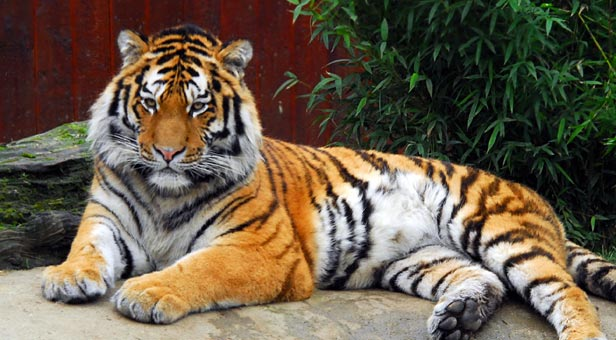
%> input picture Project 3/tiger1.jpg, 616 x 340 px
$ octave graphcut_example.m   (GNU Octave 9; MATLAB toolbox functions it lacks are replaced by stand-ins)
%> lines starting %> are read from the running program, lines starting %| are printed output that depends on the picture; in (x1, y1, x2, y2) boxes, pixels count from 0 and x2, y2 are one past the last pixel; in counts of white or black regions, pixels touching at a corner belong together; the program's own positions count from 1
%> further down, I is the input picture: size 340x616x3 uint8; mean R, G, B 106, 92.5, 74.4
### Project 3/graphcut_segm.m
function [ segm, prior ] = graphcut_segm(I, area, K, alpha, sigma)
%> called with area = [40 55 285 150], K = 16, alpha = 8, sigma = 10
% area = [ minx, miny, maxx, maxy ]

[h,w,c] = size(I);
%> h = 170; w = 308; c = 3
dw = area(3) - area(1) + 1;
dh = area(4) - area(2) + 1;
mask = uint8([zeros(area(2)-1,w); zeros(dh,area(1)-1), ones(dh,dw), ...
	     zeros(dh,w-area(3)); zeros(h-area(4),w)]);
Ivec = single(reshape(I, size(I,1)*size(I,2), 3));

grey = single(rgb2gray(I));
h = fspecial('gaussian', [7,7], 0.5);
grey = imfilter(grey, h);
h = fspecial('sobel');
dx = imfilter(grey, h/4);
dy = imfilter(grey, h/4');
grad = sqrt(dx.^2 + dy.^2);
edge = (alpha*sigma)*ones(size(grey)) ./ (grad + sigma);

tic
for l=1:3

    fprintf('Find Gaussian mixture models...\n');
    fprob = mixture_prob(I, K, 10, mask);
    bprob = mixture_prob(I, K, 10, 1-mask);
    prior = reshape(fprob ./ (fprob + bprob), size(I,1), size(I,2), 1);
    toc

    fprintf('Find minimum cut...\n');
    [u, erriter, i] = cmf_cut(prior, edge);
    mask = uint8(u>0.5);
    toc

end
%> this loop made 3 passes
%> i on passes 1 to 3: 99, 75, 50
%> pass 1, in cmf_cut, `Ct = abs(ur - ulab(2));`:
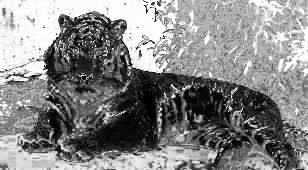
%> Ct: size 170x308 double; min 5.7e-06, max 1, mean 0.526

segm = int16(u>0.5) + 1;
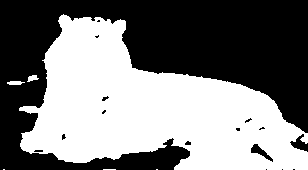
%> segm: size 170x308 int16; values 1 (black) and 2 (white), 48.7% white; 6 white regions (3 under 20 px), largest, box (x1, y1, x2, y2) and area: (19, 14, 308, 170) 25356, (7, 81, 25, 85) 56, (27, 75, 39, 82) 51

### Project 3/mixture_prob.m
function [prob] = mixture_prob (img, K, L, mask)


%Getting row and column information from the input image
img_rows = size(img, 1);
img_cols = size(img, 2);

%1- Let I be a set of pixels and V a set of K Guassian comp in 3D
%(R,G,B)---
I = im2double(reshape(img, img_rows * img_cols, 3));
M = reshape(mask, img_rows * img_cols, 1);

I_one = I(find(M == 1), :);
G = zeros(size(I_one, 1), K);

%2- Randomly initialize the K components using masked pixels---

[segmentation, centers] = kmeans_prob(I_one, K, L, 4321);
%Initializing Covariance Matrix
cov = cell(K, 1);
cov(:) = {rand * eye(3)};

%Initializing Weight vector
w = zeros(1, K);

for i = 1 : K
    w(i) = sum(segmentation == i) / size(segmentation, 1);
end


G1 = zeros(img_rows * img_cols, K);

%3- Iterate L times
for i = 1 : L

    %4- Expectation: Compute probabilities P_ik using masked pixels---

    for k = 1 : K
        mean_k = centers(k, :);
        cov_k = cov{k};
        diff = bsxfun(@minus, I_one, mean_k);
        %Gaussian Component Formulation
        G(:, k) = 1 / sqrt(det(cov_k) * (2 * pi) ^ 3) * exp(-0.5 * sum((diff * inv(cov_k) .* diff), 2));
    end

    p = bsxfun(@times, G, w);
    normed = sum(p, 2);
    p = bsxfun(@rdivide, p, normed);

    %5- Maximization: Update weights, means and covariances using masked
    %pixels---

    w = sum(p, 1) / size(p, 1);
    for k = 1 : K
        total = sum(p(:, k), 1);
        centers(k, :) = p(:, k)' * I_one / total;
        diff = bsxfun(@minus, I_one, centers(k, :));
        cov{k} = (diff' * bsxfun(@times, diff, p(:, k))) / total;
    end
end

%6- Compute probabilities p(c_i) in Eq.(3) for all pixels I---
for k = 1 : K
    mean_k = centers(k, :);
    cov_k = cov{k};
    diff = bsxfun(@minus, I, mean_k);
    G1(:, k) = 1 / sqrt(det(cov_k) * (2 * pi)^3) * exp(-1/2 * sum((diff * inv(cov_k) .* diff), 2));
end

%converting prob back to the input image format
prob_2D = sum(bsxfun(@times, G1, w), 2);
prob = reshape(prob_2D, img_rows, img_cols, 1);

end

### Project 3/cmf_cut.m
function [u, erriter, i] = cmf_cut(ur, alpha)
%
%   Performing the continuous max-flow algorithm to solve the
%   continuous min-cut problem in 2D
%
%   Usage: [u, erriter, i, timet] = CMF_Cut;
%
%   Inputs: there is no input since all data and parameters can be
%           adjusted within the program
%
%   Outputs:
%       - u: the final results u(x) in [0,1]. As the following paper,
%           the global binary result can be available by threshholding u
%           by any constant alpha in (0,1):
%
%           Nikolova, M.; Esedoglu, S.; Chan, T. F.
%           Algorithms for Finding Global Minimizers of Image Segmentation and Denoising Models
%           SIAM J. App. Math., 2006, 66, 1632-1648
%
%       - erriter: it returns the error evaluation of each iteration,
%           i.e. it shows the convergence rate. One can check the algorithm
%           performance.
%
%       - i: gives the total number of iterations, when the algorithm converges.
%
%       - timet: gives the total computation time.
%
%   Example:
%       >> [u, erriter, i, timet] = CMF_Cut;
%
%       >> us = max(u, beta);  % where beta in (0,1)
%
%       >> imagesc(us), colormap gray, axis image, axis off;figure(gcf)
%
%       >> figure, loglog(erriter,'DisplayName','erriterN');figure(gcf)
%
%
%
%   The original algorithm was proposed in the following papers:
%
%   [1] Yuan, J.; Bae, E.;  Tai, X.-C.
%       A Study on Continuous Max-Flow and Min-Cut Approaches
%       CVPR, 2010
%
%   [2] Yuan, J.; Bae, E.; Tai, X.-C.; Boycov, Y.
%       A study on continuous max-flow and min-cut approaches. Part I: Binary labeling
%       UCLA CAM, Technical Report 10-61, 2010
%
%   The mimetic finite-difference discretization method was proposed for
%   the total-variation function in the paper:
%
%   [1] Yuan, J.; Schn{\"o}rr, C.; Steidl, G.
%       Simultaneous Optical Flow Estimation and Decomposition
%       SIAM J.~Scientific Computing, 2007, vol. 29, page 2283-2304, number 6
%
%   This software can be used only for research purposes, you should cite ALL of
%   the aforementioned papers in any resulting publication.
%
%   Please email cn.yuanjing@gmail.com for any questions, suggestions and bug reports
%
%   The Software is provided "as is", without warranty of any kind.
%
%
%                       Version 1.0
%           https://sites.google.com/site/wwwjingyuan/
%
%           Copyright 2011 Jing Yuan (cn.yuanjing@gmail.com)
%

[rows, cols] = size(ur);
imgSize = rows*cols;

% define the required parameters:
%
%   - alpha: the penalty parameter to the total-variation term.
%       For the case without incorporating image-edge weights, alpha is given
%       by the constant everywhere. For the case with image-edge weights,
%       alpha is given by the pixelwise weight function:
%
%       For example, alpha(x) = b/(1 + a*| nabla f(x)|) where b and a are positive
%       constants and |nabla f(x)| gives the strength of the local gradient.
%
%   - cc: gives the step-size of the augmented Lagrangian method.
%       The optimal range of cc is [0.3, 3].
%
%   - errbound: the error bound for convergence.
%
%   - numIter: the maximum iteration number.
%
%   - steps: the step-size for the graident-projection step to the
%       total-variation function. The optimal range of steps is [0.1,
%       0.17].
%

% alpha = alphafac*ones(rows,cols);
cc = 0.3;
errbound = 1e-4;
numIter = 100;
steps = 0.16;

% build up the data terms
ulab(1) = 0.0; %0.15;
ulab(2) = 1.0; %0.6;
Cs = abs(ur - ulab(1));
Ct = abs(ur - ulab(2));

urb = 0.8*ur + 0.1;
Cs = -log(1.0 - urb);
Ct = -log(urb);


% set the initial values
%   - the initial value of u is set to be an initial cut, see below.
%   - the initial values of two terminal flows ps and pt are set to be the
%     specified legal flows.
%   - the initial value of the spatial flow fiels p = (pp1, pp2) is set to
%   be zero.

u = double((Cs-Ct) >= 0);
ps = min(Cs, Ct);
pt = ps;

pp1 = zeros(rows, cols+1);
pp2 = zeros(rows+1, cols);
divp = pp1(:,2:cols+1)-pp1(:,1:cols)+pp2(2:rows+1,:)-pp2(1:rows,:);

erriter = zeros(numIter,1);

for i = 1:numIter

	% update the spatial flow field p = (pp1, pp2):
    %   the following steps are the gradient descent step with steps as the
    %   step-size.

    pts = divp - (ps - pt  + u/cc);
    pp1(:,2:cols) = pp1(:,2:cols) + steps*(pts(:,2:cols) - pts(:,1:cols-1));
    pp2(2:rows,:) = pp2(2:rows,:) + steps*(pts(2:rows,:) - pts(1:rows-1,:));

    % the following steps give the projection to make |p(x)| <= alpha(x)

    gk = sqrt((pp1(:,1:cols).^2 + pp1(:,2:cols+1).^2 + pp2(1:rows,:).^2 + pp2(2:rows+1,:).^2)*0.5);
    gk = double(gk <= alpha) + double(~(gk <= alpha)).*(gk ./ alpha);
    gk = 1 ./ gk;

    pp1(:,2:cols) = (0.5*(gk(:,2:cols) + gk(:,1:cols-1))).*pp1(:,2:cols);
    pp2(2:rows,:) = (0.5*(gk(2:rows,:) + gk(1:rows-1,:))).*pp2(2:rows,:);

    divp = pp1(:,2:cols+1)-pp1(:,1:cols)+pp2(2:rows+1,:)-pp2(1:rows,:);

    % updata the source flow ps

    pts = divp + pt - u/cc + 1/cc;
    ps = min(pts, Cs);

    % update the sink flow pt

    pts = - divp + ps + u/cc;
    pt = min(pts, Ct);

	% update the multiplier u

	erru = cc*(divp + pt  - ps);
	u = u - erru;

    % evaluate the avarage error

    erriter(i) = sum(sum(abs(erru)))/imgSize;

    if (erriter(i) < errbound)
        break;
    end
end

msg = sprintf('number of iterations = %u. \n', i);
disp(msg);

### Project 3/mean_segments.m
function Inew = mean_segments(I, segm)

N = max(max(segm));
%> N = 2
[h, w, c] = size(I);
Ic = single(reshape(I, [h*w, c]));
sc = reshape(segm, [h*w,1]);
cols = zeros(N, c);
nums = zeros(N, 1);
for i=1:h*w
    s = sc(i);
    cols(s,:) = cols(s,:) + Ic(i,:);
    nums(s) = nums(s) + 1;
end
%> after the loop, cols = [1589712 1465502 1157566; 3961918 3378721 2736273]; nums = [26880; 25480]
cols = bsxfun(@rdivide, cols, nums);
%> cols = [59.14 54.52 43.06; 155.5 132.6 107.4]
Inew = uint8(reshape(cols(sc,:), [h,w,c]));

### Project 3/overlay_bounds.m
function imout = overlap_bounds(im, segm)
[h,w] = size(segm);
imcut = segm(2:h-1,2:w-1);
%> imcut: size 168x306 int16; values 1 (black) and 2 (white), 49.2% white; 3 white regions, box (x1, y1, x2, y2) and area: (18, 13, 306, 168) 25199, (6, 80, 24, 84) 56, (26, 74, 38, 81) 51
diff = [ ones(1,w) ; ones(h-2,1), ((imcut==segm(3:h,2:w-1)) & (imcut==segm(2:h-1,3:w)) & (imcut==segm(1:h-2,2:w-1)) & (imcut==segm(2:h-1,1:w-2))), ones(h-2,1); ones(1,w) ];
%> diff: size 170x308 double; values 0 (black) and 1 (white), 96.2% white; black in thin lines or dots
mask = repmat(uint8(diff), [1,1,3]);
imout = (im .* mask);
imout(:,:,1) = imout(:,:,1) + (1 - mask(:,:,1))*255;
%> imout: size 170x308x3 uint8; mean R, G, B 112.2, 89.4, 71.7

### Project 3/kmeans_prob.m
function [segmentation, centers] = kmeans_prob(I, K, L, seed)
%Preparing cluster center matrix according to input K
K_centers = zeros(K, 3);
nthreshold = 2;

%Randomly selecting cluster centers from pixels of the input image
idx = randperm(size(I, 1), K);
for i = 1 : K
    K_centers(i, :) = I(idx(i), :);
end

%Calculationg euclidian distance between image pixels and cluster centers
Dist = pdist2(K_centers, I, 'euclidean');

for i = 1 : L
    [~, center_id] = min(Dist);

    %Recalculating according to nthreshold
    for j = 1 : K
        n_idx = find(center_id == j);
        if size(n_idx, 2) < nthreshold
            K_centers(j, :) = rand(1, 3);
        else
            K_centers(j, :) = double(mean(I(n_idx, :)));
        end
    end
    Dist = pdist2(K_centers, I, 'euclidean');
end

[~, center_id] = min(Dist);
segmentation = center_id;
centers = K_centers;

### Project 3/graphcut_example.m
scale_factor = 0.5;          % image downscale factor
area = [ 80, 110, 570, 300 ]; % image region to train foreground with
K = 16;                      % number of mixture components
alpha = 8.0;                 % maximum edge cost
sigma = 10.0;                % edge cost decay factor

alpha_test = [8.0 12.0];
sigma_test = [10.0 15.0];

I = imread('tiger1.jpg');
I = imresize(I, scale_factor);
Iback = I;
area = int16(area*scale_factor);
[ segm, prior ] = graphcut_segm(I, area, K, alpha, sigma);

Inew = mean_segments(Iback, segm);
I = overlay_bounds(Iback, segm);
% imwrite(Inew,'result/graphcut1.png')
% imwrite(I,'result/graphcut2.png')
% imwrite(prior,'result/graphcut3.png')
subplot(2,2,1); imshow(Inew);
subplot(2,2,2); imshow(I);
subplot(2,2,3); imshow(prior);

%% Alpha Testing
scale_factor = 0.5;          % image downscale factor
area = [ 80, 110, 570, 300 ]; % image region to train foreground with
K = 16;                      % number of mixture components
alpha_test = [4.0 8.0];     % test values for alpha
sigma = 10.0;                % edge cost decay factor


%looping over different alpha values while keeping other parameters the
%same
figure(1);
t1 = sgtitle("alpha Comparsion with K = " + K + ", sigma = " + sigma + ", area = [" + area(1) + "," +area(2) +"," + area(3) + "," +area(4) + "]" );
t1.FontSize = 20;
for a = 1:length(alpha_test)
    area = [ 80, 110, 570, 300 ];
    I = imread('tiger1.jpg');
    I = imresize(I, scale_factor);
    Iback = I;
    area = int16(area*scale_factor);
    [ segm, prior ] = graphcut_segm(I, area, K, alpha_test(a), sigma);
%> the loop in graphcut_segm (call 2), `for l=1:3` made 3 passes
%> i on passes 1 to 3: 54, 33, 31
%> pass 1, in cmf_cut (call 4), `Ct = abs(ur - ulab(2));`:
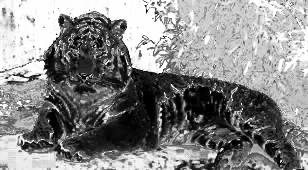
%> Ct: size 170x308 double; min 1.06e-05, max 1, mean 0.537
%> in graphcut_segm (call 2), `segm = int16(u>0.5) + 1;`: segm: size 170x308 int16; values 1 (black) and 2 (white), 48.5% white; 17 white regions (12 under 20 px), largest, box (x1, y1, x2, y2) and area: (15, 13, 308, 170) 25063, (5, 74, 41, 86) 150, (0, 121, 12, 135) 91, (148, 161, 155, 169) 42, (16, 73, 25, 78) 27

    Inew = mean_segments(Iback, segm);
    I = overlay_bounds(Iback, segm);
%> in overlap_bounds (call 2), `imcut = segm(2:h-1,2:w-1);`: imcut: size 168x306 int16; values 1 (black) and 2 (white), 49.1% white; 12 white regions (7 under 20 px), largest, box (x1, y1, x2, y2) and area: (14, 12, 306, 168) 24927, (4, 73, 40, 85) 150, (0, 120, 11, 134) 89, (147, 160, 154, 168) 42, (15, 72, 24, 77) 27
%> in overlap_bounds (call 2), `diff = [ ones(1,w) ; ones(h-2,1), ((imcut==segm(3:h,2:w-1)) & (imcut==..`: diff: size 170x308 double; values 0 (black) and 1 (white), 94.4% white; black in thin lines or dots
%> in overlap_bounds (call 2), `imout(:,:,1) = imout(:,:,1) + (1 - mask(:,:,1))*255;`:
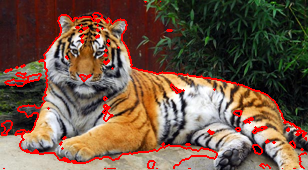
%> imout: size 170x308x3 uint8; mean R, G, B 114.4, 87.3, 69.9

    subplot(2,3,a + (a-1)*2);
    imshow(Inew);
    title("Segments with alpha = " + alpha_test(a),'FontSize', 15);
    subplot(2,3,a + 1 + (a-1)*2 );
    imshow(I);
    title("Bounds with alpha = " + alpha_test(a),'FontSize', 15);
    subplot(2,3,a + 2 + (a-1)*2);
    imshow(prior);
    title("Prior Probabilities with alpha = " + alpha_test(a),'FontSize', 15);
end

%% Sigma Testing

scale_factor = 0.5;          % image downscale factor
area = [ 80, 110, 570, 300 ]; % image region to train foreground with
K = 16;                      % number of mixture components
alpha = 8.0;                 % maximum edge cost
sigma_test = [5.0 15.0];              % test values for sigma


%looping over different sigma values while keeping other parameters the
%same
figure(1);
t1 = sgtitle("sigma Comparsion with K = " + K + ", alpha = " + alpha + ", area = [" + area(1) + "," +area(2) +"," + area(3) + "," +area(4) + "]" );
t1.FontSize = 20;
for s = 1:length(sigma_test)
    area = [ 80, 110, 570, 300 ];
    I = imread('tiger1.jpg');
    I = imresize(I, scale_factor);
    Iback = I;
    area = int16(area*scale_factor);
    [ segm, prior ] = graphcut_segm(I, area, K, alpha , sigma_test(s));
%> call 4 of graphcut_segm, with area = [40 55 285 150], K = 16, alpha = 8, sigma = 5
%> in graphcut_segm (call 4), `edge = (alpha*sigma)*ones(size(grey)) ./ (grad + sigma);`:
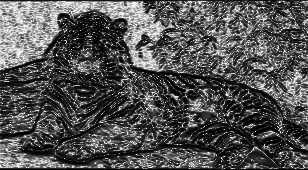
%> edge: size 170x308 single; min 0.129, max 8, mean 2.69; drawn with min black and max white
%> the loop in graphcut_segm (call 4), `for l=1:3` made 3 passes
%> i on passes 1 to 3: 50, 51, 36
%> pass 1, in graphcut_segm (call 4), `fprob = mixture_prob(I, K, 10, mask);`:
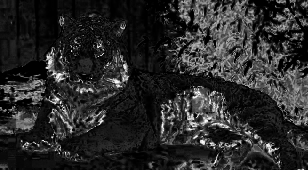
%> fprob: size 170x308 double; min 3.39e-17, max 311.6, mean 52; drawn with min black and max white
%> pass 1, in graphcut_segm (call 4), `prior = reshape(fprob ./ (fprob + bprob), size(I,1), size(I,2), 1);`:
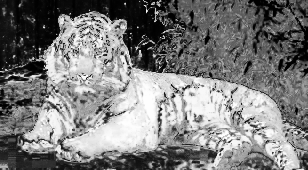
%> prior: size 170x308 double; min 2.36e-15, max 1, mean 0.491

%> (the run ends here)
